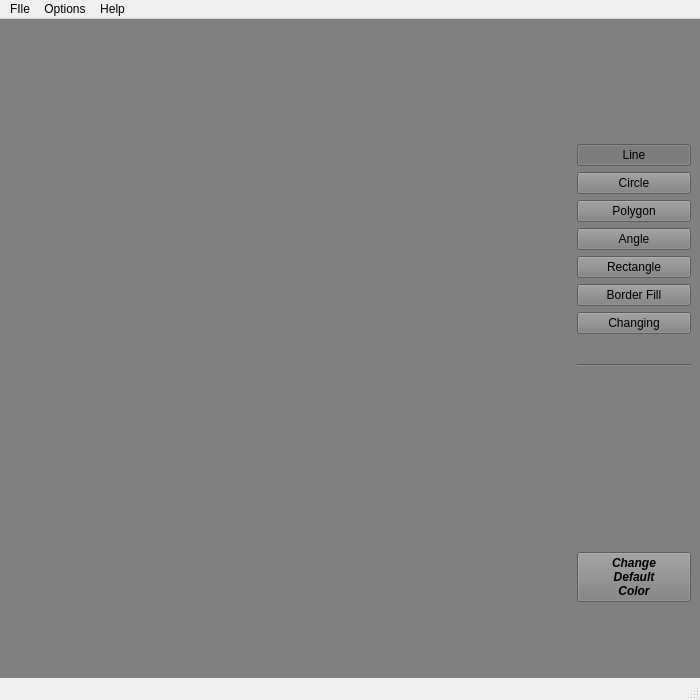
<?xml version="1.0" encoding="UTF-8"?>
<ui version="4.0">
 <class>MainWindow</class>
 <widget class="QMainWindow" name="MainWindow">
  <property name="geometry">
   <rect>
    <x>0</x>
    <y>0</y>
    <width>700</width>
    <height>700</height>
   </rect>
  </property>
  <property name="sizePolicy">
   <sizepolicy hsizetype="Fixed" vsizetype="Fixed">
    <horstretch>0</horstretch>
    <verstretch>0</verstretch>
   </sizepolicy>
  </property>
  <property name="minimumSize">
   <size>
    <width>600</width>
    <height>700</height>
   </size>
  </property>
  <property name="maximumSize">
   <size>
    <width>700</width>
    <height>900</height>
   </size>
  </property>
  <property name="windowTitle">
   <string>MainWindow</string>
  </property>
  <property name="styleSheet">
   <string notr="true">backgroud: rgb(46, 52, 54);</string>
  </property>
  <widget class="QWidget" name="centralwidget">
   <property name="sizePolicy">
    <sizepolicy hsizetype="Preferred" vsizetype="Preferred">
     <horstretch>0</horstretch>
     <verstretch>0</verstretch>
    </sizepolicy>
   </property>
   <property name="minimumSize">
    <size>
     <width>0</width>
     <height>0</height>
    </size>
   </property>
   <property name="maximumSize">
    <size>
     <width>16777215</width>
     <height>16777215</height>
    </size>
   </property>
   <property name="styleSheet">
    <string notr="true">background: grey;</string>
   </property>
   <layout class="QHBoxLayout" name="horizontalLayout" stretch="0">
    <item>
     <layout class="QHBoxLayout" name="mainlayout" stretch="5,1">
      <item>
       <layout class="QVBoxLayout" name="verticalLayout_2"/>
      </item>
      <item>
       <layout class="QVBoxLayout" name="verticalLayout" stretch="0,1,1,1,0,0,0,0,0,2,0,0">
        <item>
         <spacer name="verticalSpacer">
          <property name="orientation">
           <enum>Qt::Vertical</enum>
          </property>
          <property name="sizeHint" stdset="0">
           <size>
            <width>20</width>
            <height>200</height>
           </size>
          </property>
         </spacer>
        </item>
        <item>
         <widget class="QPushButton" name="drawline">
          <property name="text">
           <string>Line</string>
          </property>
          <property name="checkable">
           <bool>true</bool>
          </property>
          <property name="checked">
           <bool>true</bool>
          </property>
         </widget>
        </item>
        <item>
         <widget class="QPushButton" name="drawcircle">
          <property name="text">
           <string>Circle</string>
          </property>
          <property name="checkable">
           <bool>true</bool>
          </property>
         </widget>
        </item>
        <item>
         <widget class="QPushButton" name="drawpolygon">
          <property name="text">
           <string>Polygon</string>
          </property>
          <property name="checkable">
           <bool>true</bool>
          </property>
         </widget>
        </item>
        <item>
         <widget class="QPushButton" name="pushButton_2">
          <property name="text">
           <string>Angle</string>
          </property>
          <property name="checkable">
           <bool>true</bool>
          </property>
         </widget>
        </item>
        <item>
         <widget class="QPushButton" name="pushButton_3">
          <property name="text">
           <string>Rectangle</string>
          </property>
          <property name="checkable">
           <bool>true</bool>
          </property>
         </widget>
        </item>
        <item>
         <widget class="QPushButton" name="borderfill">
          <property name="text">
           <string>Border Fill</string>
          </property>
          <property name="checkable">
           <bool>true</bool>
          </property>
         </widget>
        </item>
        <item>
         <widget class="QPushButton" name="pushButton_4">
          <property name="text">
           <string>Changing</string>
          </property>
          <property name="checkable">
           <bool>true</bool>
          </property>
         </widget>
        </item>
        <item>
         <widget class="Line" name="line">
          <property name="minimumSize">
           <size>
            <width>0</width>
            <height>50</height>
           </size>
          </property>
          <property name="orientation">
           <enum>Qt::Horizontal</enum>
          </property>
         </widget>
        </item>
        <item>
         <widget class="QLabel" name="color_label">
          <property name="sizePolicy">
           <sizepolicy hsizetype="Minimum" vsizetype="Minimum">
            <horstretch>0</horstretch>
            <verstretch>0</verstretch>
           </sizepolicy>
          </property>
          <property name="minimumSize">
           <size>
            <width>60</width>
            <height>150</height>
           </size>
          </property>
          <property name="text">
           <string/>
          </property>
         </widget>
        </item>
        <item>
         <widget class="QPushButton" name="pushButton">
          <property name="palette">
           <palette>
            <active>
             <colorrole role="WindowText">
              <brush brushstyle="SolidPattern">
               <color alpha="255">
                <red>255</red>
                <green>255</green>
                <blue>255</blue>
               </color>
              </brush>
             </colorrole>
             <colorrole role="Button">
              <brush brushstyle="SolidPattern">
               <color alpha="255">
                <red>128</red>
                <green>128</green>
                <blue>128</blue>
               </color>
              </brush>
             </colorrole>
             <colorrole role="Text">
              <brush brushstyle="SolidPattern">
               <color alpha="255">
                <red>255</red>
                <green>255</green>
                <blue>255</blue>
               </color>
              </brush>
             </colorrole>
             <colorrole role="ButtonText">
              <brush brushstyle="SolidPattern">
               <color alpha="255">
                <red>0</red>
                <green>0</green>
                <blue>0</blue>
               </color>
              </brush>
             </colorrole>
             <colorrole role="Base">
              <brush brushstyle="SolidPattern">
               <color alpha="255">
                <red>128</red>
                <green>128</green>
                <blue>128</blue>
               </color>
              </brush>
             </colorrole>
             <colorrole role="Window">
              <brush brushstyle="SolidPattern">
               <color alpha="255">
                <red>128</red>
                <green>128</green>
                <blue>128</blue>
               </color>
              </brush>
             </colorrole>
             <colorrole role="PlaceholderText">
              <brush brushstyle="SolidPattern">
               <color alpha="128">
                <red>255</red>
                <green>255</green>
                <blue>255</blue>
               </color>
              </brush>
             </colorrole>
            </active>
            <inactive>
             <colorrole role="WindowText">
              <brush brushstyle="SolidPattern">
               <color alpha="255">
                <red>255</red>
                <green>255</green>
                <blue>255</blue>
               </color>
              </brush>
             </colorrole>
             <colorrole role="Button">
              <brush brushstyle="SolidPattern">
               <color alpha="255">
                <red>128</red>
                <green>128</green>
                <blue>128</blue>
               </color>
              </brush>
             </colorrole>
             <colorrole role="Text">
              <brush brushstyle="SolidPattern">
               <color alpha="255">
                <red>255</red>
                <green>255</green>
                <blue>255</blue>
               </color>
              </brush>
             </colorrole>
             <colorrole role="ButtonText">
              <brush brushstyle="SolidPattern">
               <color alpha="255">
                <red>0</red>
                <green>0</green>
                <blue>0</blue>
               </color>
              </brush>
             </colorrole>
             <colorrole role="Base">
              <brush brushstyle="SolidPattern">
               <color alpha="255">
                <red>128</red>
                <green>128</green>
                <blue>128</blue>
               </color>
              </brush>
             </colorrole>
             <colorrole role="Window">
              <brush brushstyle="SolidPattern">
               <color alpha="255">
                <red>128</red>
                <green>128</green>
                <blue>128</blue>
               </color>
              </brush>
             </colorrole>
             <colorrole role="PlaceholderText">
              <brush brushstyle="SolidPattern">
               <color alpha="128">
                <red>255</red>
                <green>255</green>
                <blue>255</blue>
               </color>
              </brush>
             </colorrole>
            </inactive>
            <disabled>
             <colorrole role="WindowText">
              <brush brushstyle="SolidPattern">
               <color alpha="255">
                <red>190</red>
                <green>190</green>
                <blue>190</blue>
               </color>
              </brush>
             </colorrole>
             <colorrole role="Button">
              <brush brushstyle="SolidPattern">
               <color alpha="255">
                <red>128</red>
                <green>128</green>
                <blue>128</blue>
               </color>
              </brush>
             </colorrole>
             <colorrole role="Text">
              <brush brushstyle="SolidPattern">
               <color alpha="255">
                <red>190</red>
                <green>190</green>
                <blue>190</blue>
               </color>
              </brush>
             </colorrole>
             <colorrole role="ButtonText">
              <brush brushstyle="SolidPattern">
               <color alpha="255">
                <red>190</red>
                <green>190</green>
                <blue>190</blue>
               </color>
              </brush>
             </colorrole>
             <colorrole role="Base">
              <brush brushstyle="SolidPattern">
               <color alpha="255">
                <red>128</red>
                <green>128</green>
                <blue>128</blue>
               </color>
              </brush>
             </colorrole>
             <colorrole role="Window">
              <brush brushstyle="SolidPattern">
               <color alpha="255">
                <red>128</red>
                <green>128</green>
                <blue>128</blue>
               </color>
              </brush>
             </colorrole>
             <colorrole role="PlaceholderText">
              <brush brushstyle="SolidPattern">
               <color alpha="128">
                <red>0</red>
                <green>0</green>
                <blue>0</blue>
               </color>
              </brush>
             </colorrole>
            </disabled>
           </palette>
          </property>
          <property name="font">
           <font>
            <weight>75</weight>
            <italic>true</italic>
            <bold>true</bold>
           </font>
          </property>
          <property name="text">
           <string>Change
Default
Color</string>
          </property>
         </widget>
        </item>
        <item>
         <spacer name="verticalSpacer_2">
          <property name="orientation">
           <enum>Qt::Vertical</enum>
          </property>
          <property name="sizeHint" stdset="0">
           <size>
            <width>20</width>
            <height>150</height>
           </size>
          </property>
         </spacer>
        </item>
       </layout>
      </item>
     </layout>
    </item>
   </layout>
  </widget>
  <widget class="QMenuBar" name="menubar">
   <property name="geometry">
    <rect>
     <x>0</x>
     <y>0</y>
     <width>700</width>
     <height>22</height>
    </rect>
   </property>
   <widget class="QMenu" name="menuFIle">
    <property name="title">
     <string>FIle</string>
    </property>
    <addaction name="actionOpen"/>
    <addaction name="actionSave"/>
   </widget>
   <widget class="QMenu" name="menuOptions">
    <property name="title">
     <string>Options</string>
    </property>
    <addaction name="actionReset"/>
   </widget>
   <widget class="QMenu" name="menuHelp">
    <property name="title">
     <string>Help</string>
    </property>
    <addaction name="actionUsage"/>
   </widget>
   <addaction name="menuFIle"/>
   <addaction name="menuOptions"/>
   <addaction name="menuHelp"/>
  </widget>
  <widget class="QStatusBar" name="statusbar"/>
  <action name="actionOpen">
   <property name="text">
    <string>Open</string>
   </property>
  </action>
  <action name="actionSave">
   <property name="text">
    <string>Save</string>
   </property>
  </action>
  <action name="actionReset">
   <property name="text">
    <string>Reset</string>
   </property>
   <property name="shortcut">
    <string>Ctrl+R</string>
   </property>
  </action>
  <action name="actionUsage">
   <property name="text">
    <string>Usage</string>
   </property>
  </action>
 </widget>
 <resources/>
 <connections/>
</ui>
